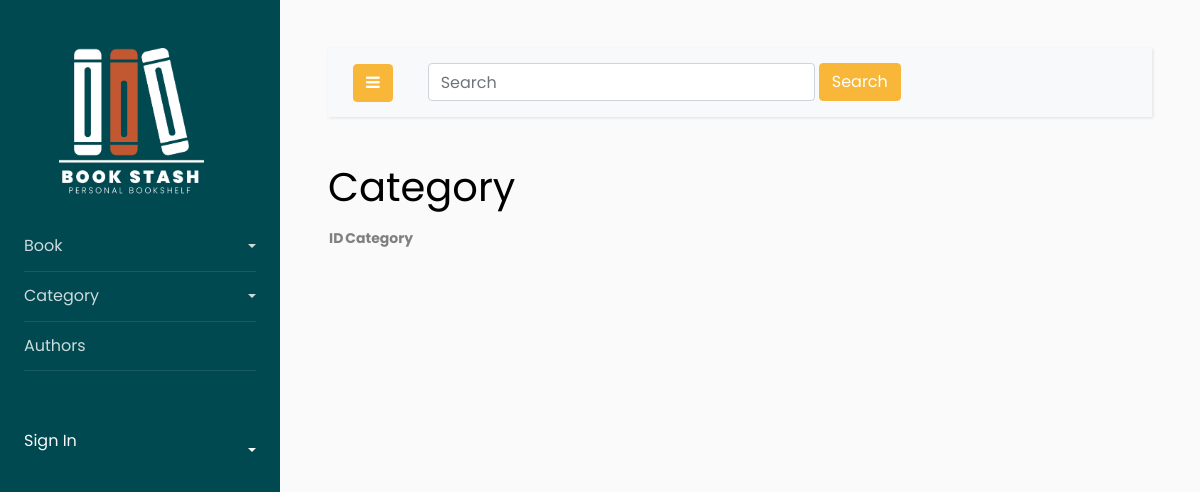
The app's page /book/category/, older data.
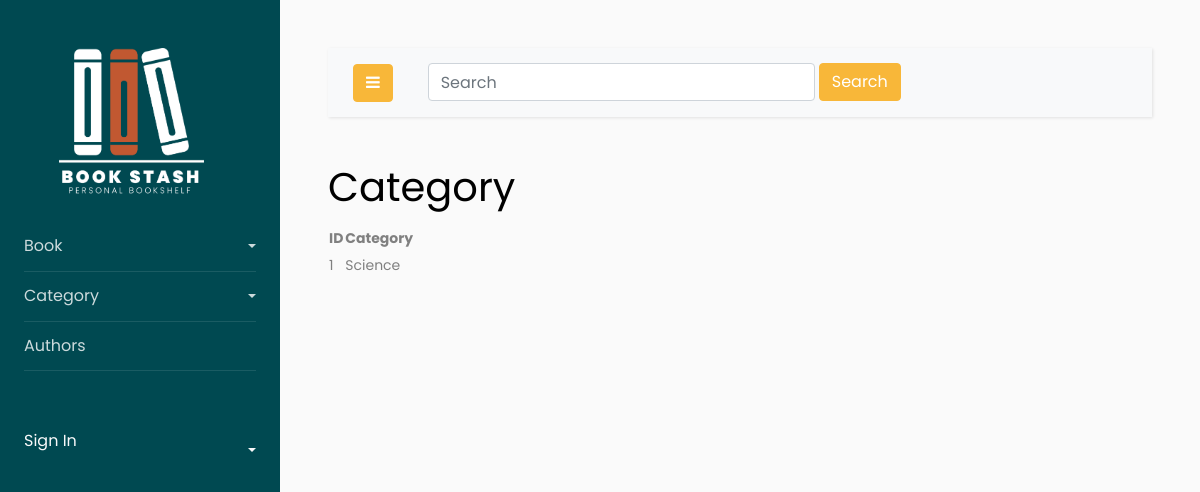
The same page, newer data.
### book/models.py (models this page shows, shortened)
class BookCategory(models.Model):
    category_name = models.CharField(max_length=50)
    category_description = models.TextField(max_length=500)

### book/views.py (the view)
# urls.py: path('book/category/', BookCategoryList.as_view(), name='category_list'),
class BookCategoryList(View):
    def get(self, request):
        queryset = BookCategory.objects.all()
        context = {
            'category_list':queryset
        }
        return render(request, 'book/category/category_list.html', context)

### book/templates/book/category/category_list.html
{% extends 'base.html' %}
{% block content %}
<h1>Category</h1>
<table>
    <thead>
        <th>ID</th>
        <th>Category</th>
    </thead>
    <tbody>
    {% for category in category_list %}
        <tr>
            <td>{{ category.id }}</td>
            <td>{{ category.category_name }}</td>
        </tr>
    {% endfor %}
    </tbody>
</table>
{% endblock %}

Row changes from the older to the newer data that the page shows:
added BookCategory: id "1", category_name "Science"
